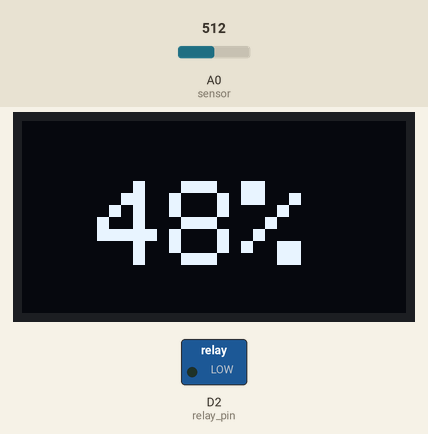
Bench run of a sketch on a simulated ESP8266 (NodeMCU). Shown: 128×64 one-colour display, switched loads named in the sketch (green lamp = pin HIGH). Inputs (shaded band) come from the test bench; at power-on: A0 (sensor) = 512. What the sketch prints to the serial monitor is not drawn.

Above: at 4.2 s.
4.3 s: A0 (sensor) set to 716
At 5.5 s:
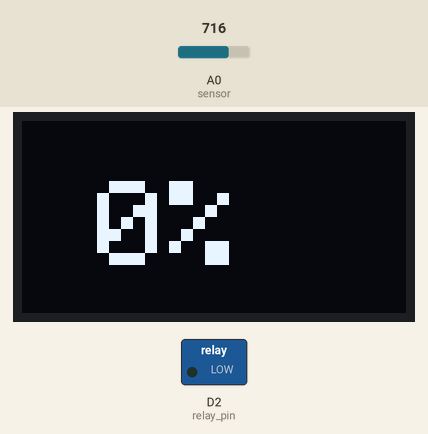
6.6 s: A0 (sensor) set to 306
At 9.5 s:
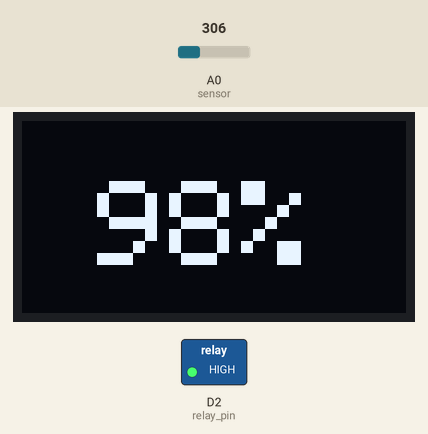
10.6 s: A0 (sensor) set to 122
At 11.7 s:
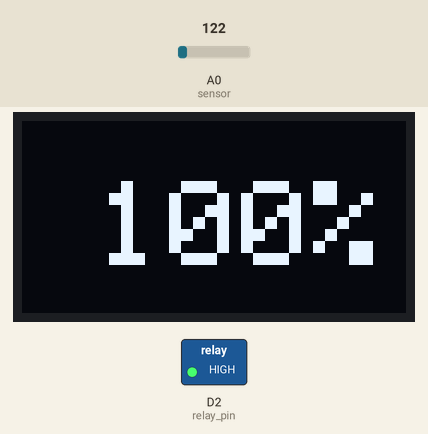
12.7 s: A0 (sensor) set to 547
At 13.9 s:
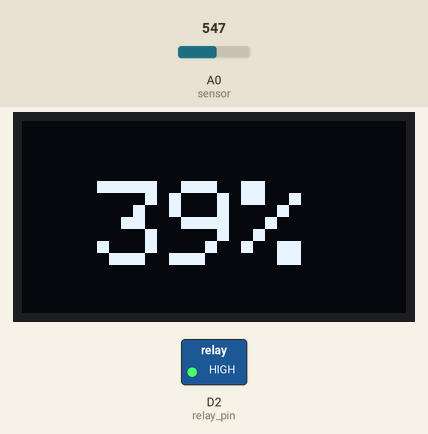
14.7 s: A0 (sensor) set to 581
At 16.9 s:
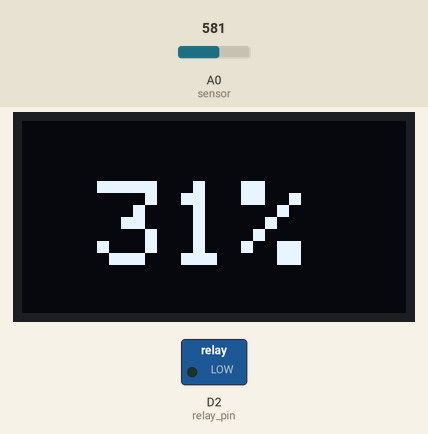
17.8 s: A0 (sensor) set to 25
At 19.32 s:
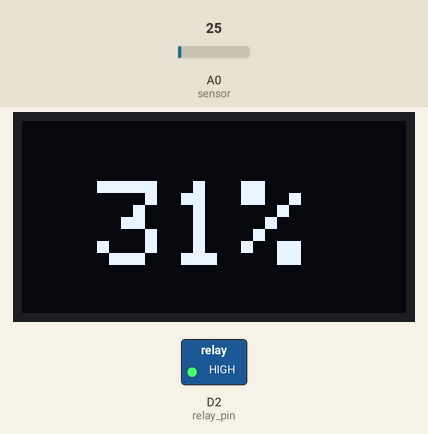
Timing chart, 0 to 20.8 s (numbered marks = the images above; inputs shaded):
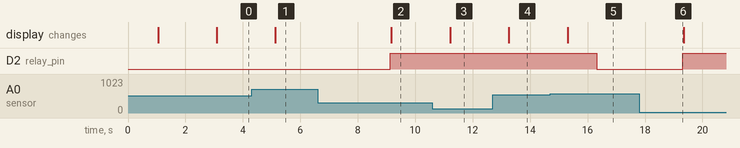

Measured:
- the behaviour switches between 562 and 563 on A0 (sensor) (found by bisection; images 4 and 5)
- after the input at 4.3 s, the display: changes after 0.83 s (image 1)
- after the input at 6.6 s, D2 (relay_pin): goes on until 9.1 s, then stays HIGH; the display: changes after 2.6 s (image 2)
- after the input at 10.6 s, the display: changes after 0.61 s (image 3)
- after the input at 12.7 s, the display: changes after 0.56 s (image 4)
- after the input at 14.7 s, D2 (relay_pin): HIGH → LOW after 1.6 s; the display: changes after 0.62 s (image 5)
- after the input at 17.8 s, D2 (relay_pin): goes on until 19.3 s, then stays HIGH

The sketch:

GreenThumb1.1.ino
```cpp
#define relay_pin 4

#include <Wire.h>  // The "Wire" library is used so your microcontroller can communicate with I2C devices
#include <Adafruit_GFX.h> // The "AdrafruitGFX" library is used to render graphics and texts on displays
#include <Adafruit_SSD1306.h> // This library is designed to control SSD1306 based OLED screens

// OLED display width and height
#define SCREEN_WIDTH 128
#define SCREEN_HEIGHT 64

// Declaration for an SSD1306 display connected to I2C (SDA, SCL pins)
Adafruit_SSD1306 display(SCREEN_WIDTH, SCREEN_HEIGHT, &Wire, -1);
/*
  The line of code above basically just initializes the dimensions
  and the I2C communication for the OLED screen
 */

void setup() {
  // put your setup code here, to run once:

  Serial.begin(9600);

  // Specify I2C pins for OLED display, SDA is on d3 and SCL is on D1
  Wire.begin(D3, D1); // the begin() method in the Wire library means that any I2C devices connected to these pins can communicate with your microcontroller

  pinMode(A0,INPUT_PULLUP);
  pinMode(relay_pin, OUTPUT);


   // This function "display.begin(SSD1306_SWITCHCAPVCC, 0x3C)" initializes the OLED display
  if (!display.begin(SSD1306_SWITCHCAPVCC, 0x3C)) {

    Serial.println(F("SSD1306 allocation failed"));
    for (;;); // If it does not work the rest of the code will not run

  }


  delay(1000);  // Gives the OLED some time to start
  display.clearDisplay(); // Clears any old data to ensure no remnants are left behind
  display.setTextSize(4); // sets the size of the text on the OLED screen
  display.setTextColor(WHITE); // sets the color of the text on the screen
  display.setCursor(0, 0); // where the text will begin on the display
  display.println("Display Initialized!"); // prints on the screen
  display.display(); // updates the display to show what you want
  delay(2000);  // Hold message on screen for 2 seconds
  display.clearDisplay();


}


void loop() {
  // put your main code here, to run repeatedly:

   // Calls the readSensor() function and prints the returned magnitude value
   int soil_mouisture = readSensor();

   // Prints what the soil mouisture sensor is every .5 seconds
   Serial.print("Soil Moisture Level: ");
   Serial.print(soil_mouisture);
   Serial.println("%");


     // Display soil moisture level on OLED
     display.clearDisplay();
     display.setCursor(25, 20);
     //display.print(": ");
     display.print(soil_mouisture);
     display.print("%");
     display.display();

   // delays it .5 seconds will probably change later when full circuit is functioning
   delay(1000);


   // If statement to call relay module if the SML reaches a certain level (we will use 35 for prototyping)
   if(soil_mouisture <= 35){

   // Call the relay module
   relay();

   }

}

//  This function returns the analog data to calling function (the moisture level from 0 - 100 )
int readSensor() {

  int sensorValue = analogRead(A0);  // Read the analog value from sensor

  // Print the sensor value to see what analog reads raw
  Serial.print("Raw Sensor Value: ");
  Serial.println(sensorValue);


  int outputValue = map(sensorValue, 299, 707, 100, 0); // Calibrated the map function because the minimum values it reads is 299 and max is 707

  // Constrain the output to be within 0-100 range (The actual values go a couple under and over 0 and 100 but that is negligible)
  outputValue = constrain(outputValue, 0, 100);

  return outputValue;   // Return analog moisture value

}

// Prototype relay function
void relay(){

  digitalWrite(relay_pin, LOW);    // Turn on the relay (close the circuit to the pump
  delay(3000);                    // Wait for 3 second (the pump runs)
  digitalWrite(relay_pin, HIGH);  // Turn off the relay (open the circuit to the pump)


}
```
